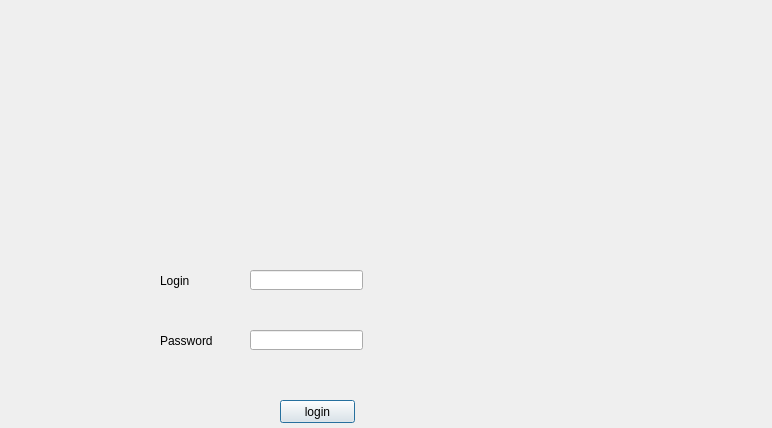
<?xml version="1.0" encoding="UTF-8"?>
<ui version="4.0">
 <class>interprinc</class>
 <widget class="QDialog" name="interprinc">
  <property name="geometry">
   <rect>
    <x>0</x>
    <y>0</y>
    <width>772</width>
    <height>428</height>
   </rect>
  </property>
  <property name="windowTitle">
   <string>Dialog</string>
  </property>
  <widget class="QLabel" name="label_3">
   <property name="geometry">
    <rect>
     <x>160</x>
     <y>320</y>
     <width>61</width>
     <height>41</height>
    </rect>
   </property>
   <property name="text">
    <string>Password</string>
   </property>
  </widget>
  <widget class="QPushButton" name="pushButton">
   <property name="geometry">
    <rect>
     <x>280</x>
     <y>400</y>
     <width>75</width>
     <height>23</height>
    </rect>
   </property>
   <property name="text">
    <string>login</string>
   </property>
  </widget>
  <widget class="QLabel" name="label_2">
   <property name="geometry">
    <rect>
     <x>160</x>
     <y>260</y>
     <width>61</width>
     <height>41</height>
    </rect>
   </property>
   <property name="text">
    <string>Login</string>
   </property>
  </widget>
  <widget class="QLineEdit" name="lineEdit">
   <property name="geometry">
    <rect>
     <x>250</x>
     <y>270</y>
     <width>113</width>
     <height>20</height>
    </rect>
   </property>
  </widget>
  <widget class="QLineEdit" name="lineEdit_2">
   <property name="geometry">
    <rect>
     <x>250</x>
     <y>330</y>
     <width>113</width>
     <height>20</height>
    </rect>
   </property>
  </widget>
 </widget>
 <resources/>
 <connections/>
</ui>
